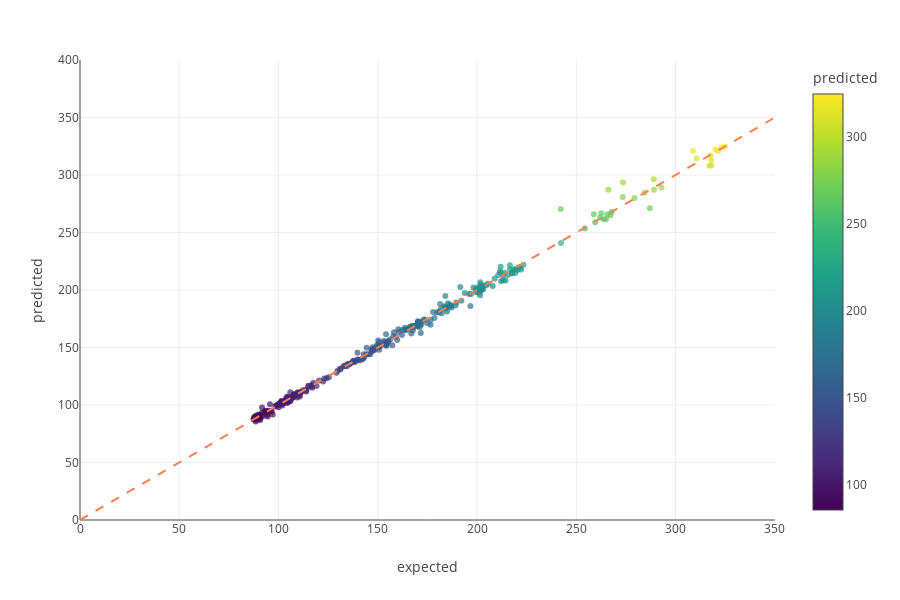

Source (notebook cell):
### Markdown cell above
Link: https://drive.google.com/open?id=1AOlHZtjKmU1jN-X8HKhqWmYhg-QltSGf

### Code cell
# visualizing the expect and predicted close price (linear regression)
import plotly.express as px
import plotly.graph_objects as go
# create dataframe 
results_df = pd.DataFrame(expected_Lasso.values, columns=["expected"])
results_df["predicted"] = predicted_Lasso
#produce the scatter plot
graph = px.scatter(results_df, x="expected", y="predicted", template="none", color="predicted", opacity=.7)

#add the "perfect prediction" line; this is not the regression line
graph.update_layout(
    
    shapes=[    
        go.layout.Shape(
            type="line",
            x0=0, y0=0,
            x1=350, y1=350,
            line=dict(color="coral", width=2, dash="dash")
        )
    ]
)

#need to change axes limits; otherwise, plotly will auto-scale, leading to confusion
graph.update_layout(xaxis = dict(range = [0,350]))
graph.update_layout(yaxis = dict(range = [0,400]))

graph.show()

### Figure 1 — Plotly figure (JSON) as saved in the notebook; plotly's stock layout.template omitted (floating-point values rounded to 4 significant figures; data arrays with more than 128 entries replaced by an {"elided": "..."} marker saying what was removed)
{"data": [{"hoverlabel": {"namelength": 0}, "hovertemplate": "expected=%{x}<br>predicted=%{marker.color}", "legendgroup": "", "marker": {"color": {"elided": "315 float values"}, "coloraxis": "coloraxis", "opacity": 0.7, "symbol": "circle"}, "mode": "markers", "name": "", "showlegend": false, "type": "scatter", "x": {"elided": "315 float values"}, "xaxis": "x", "y": {"elided": "315 float values"}, "yaxis": "y"}], "layout": {"coloraxis": {"colorbar": {"title": {"text": "predicted"}}, "colorscale": [[0, "#440154"], [0.1111, "#482878"], [0.2222, "#3e4989"], [0.3333, "#31688e"], [0.4444, "#26828e"], [0.5556, "#1f9e89"], [0.6667, "#35b779"], [0.7778, "#6ece58"], [0.8889, "#b5de2b"], [1, "#fde725"]]}, "height": 600, "legend": {"tracegroupgap": 0}, "margin": {"t": 60}, "shapes": [{"line": {"color": "coral", "dash": "dash", "width": 2}, "type": "line", "x0": 0, "x1": 350, "y0": 0, "y1": 350}], "xaxis": {"anchor": "y", "domain": [0, 0.98], "range": [0, 350], "title": {"text": "expected"}}, "yaxis": {"anchor": "x", "domain": [0, 1], "range": [0, 400], "title": {"text": "predicted"}}}}
